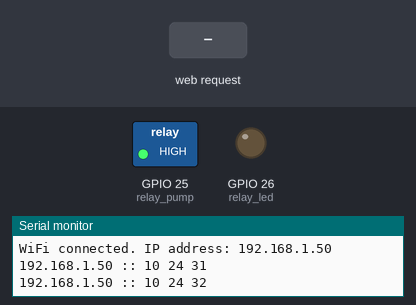
A sketch run on a simulated ESP32. On the bench: switched loads named in the sketch (green lamp = pin HIGH), output pins drawn as LEDs (lit = HIGH), the last lines printed to the serial monitor. Inputs (shaded band) come from the test bench. WiFi joins after 1.5 s; servers stay silent unless stated; network time is answered at once with the bench clock; the local clock reads 2024-03-15 10:24:30 at power-on unless the sketch sets it.

Above: at 2.7 s.
2.8 s: HTTP request GET /pump received
At 3.9 s:
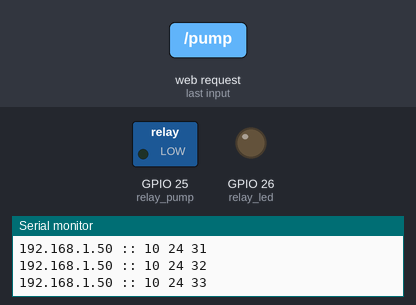
5.0 s: HTTP request GET /led?status=1 received
At 6.7 s:
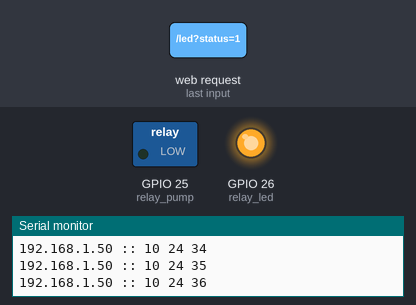
7.0 s: HTTP request GET /led received
At 8.2 s:
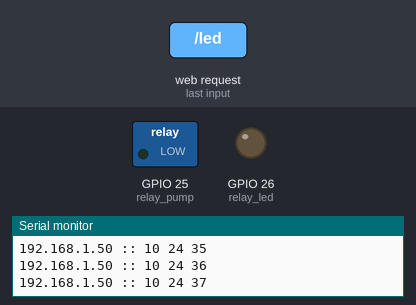
9.0 s: HTTP request GET /led?status=120 received
At 11.0 s:
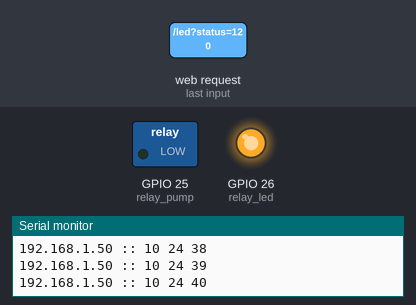
Timing chart, 0 to 12.0 s (numbered marks = the images above; inputs shaded):
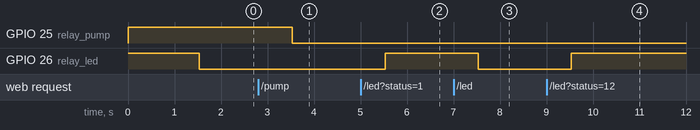

Measured:
- after the input at 2.8 s, GPIO 25 (relay_pump): HIGH → LOW after 0.73 s
- after the input at 5.0 s, GPIO 26 (relay_led): LOW → HIGH after 0.53 s
- after the input at 7.0 s, GPIO 26 (relay_led): HIGH → LOW after 0.54 s
- after the input at 9.0 s, GPIO 26 (relay_led): LOW → HIGH after 0.54 s

The sketch:

farm.ino
```cpp
#include <WiFi.h>
#include <NTPClient.h>
#include <WiFiUdp.h>
#include <WebServer.h>

const char* ssid     = "WiFi SSID";
const char* password = "PASSWORD";
String ip_address    = "";

const int relay_led  = 26;
const int relay_pump = 25;
const int ON   = 0;
const int OFF  = 1;
const int AUTO = 2;

int LED_STATUS  = AUTO; // 0(on), 1(off), 2(auto)
int PUMP_STATUS = AUTO; // 0(on), 1(off), 2(auto)

WiFiUDP ntpUDP;
NTPClient timeClient(ntpUDP);
WebServer server(80);

void setup() {
  Serial.begin(115200);

  pinMode(relay_led, OUTPUT);
  pinMode(relay_pump, OUTPUT);

  digitalWrite(relay_led, OFF);
  digitalWrite(relay_pump, OFF);

  Serial.print("Connecting to " + String(ssid));

  WiFi.begin(ssid, password);

  while (WiFi.status() != WL_CONNECTED) {
    delay(500);
    Serial.println(".");
  }

  ip_address = WiFi.localIP().toString();
  Serial.println("WiFi connected. IP address: " + ip_address);

  timeClient.begin();
  timeClient.setTimeOffset(3600 * 9);
  while(!timeClient.forceUpdate()) {
    delay(100);
  }

  server.on("/", handleOnConnect);
  server.on("/led", handleLed);
  server.on("/pump", handlePump);
  server.begin();
}

void handleOnConnect() {
  server.send(200, "text/html", "success");
}

void handleLed() {
  LED_STATUS = server.arg("status").toInt();
  server.send(200, "text/html", String(LED_STATUS));
}

void handlePump() {
  PUMP_STATUS = server.arg("status").toInt();
  server.send(200, "text/html", String(PUMP_STATUS));
}

void loop() {
  server.handleClient();

  int minute = timeClient.getMinutes();
  int hour = timeClient.getHours();
  int sec = timeClient.getSeconds();

  Serial.println(ip_address + " :: " + String(hour) + " " + String(minute) + " " + String(sec));

  if (hour >= 6 && hour < 18) {
    if (LED_STATUS == AUTO) {
      digitalWrite(relay_led, ON);
    } else {
      digitalWrite(relay_led, LED_STATUS);
    }

    if (PUMP_STATUS == AUTO) {
      if (minute % 60 == 0 && sec < 15) {
        digitalWrite(relay_pump, ON);
      } else {
        digitalWrite(relay_pump, OFF);
      }
    } else {
      digitalWrite(relay_pump, PUMP_STATUS);
    }
  } else {
    if (LED_STATUS == AUTO) {
      digitalWrite(relay_led, OFF);
    } else {
      digitalWrite(relay_led, LED_STATUS);
    }

    if (PUMP_STATUS == AUTO) {
      digitalWrite(relay_pump, OFF);
    } else {
      digitalWrite(relay_pump, PUMP_STATUS);
    }
  }

  delay(1000);
}
```
